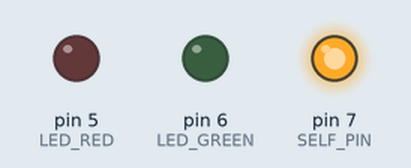
The sketch below on a simulated Arduino Uno, built with avr-gcc and run on an emulated ATmega328P. Shown: output pins drawn as LEDs (lit = HIGH). No radio packets arrive unless stated.

Above: at 0.1 s.
At 1.1 s:
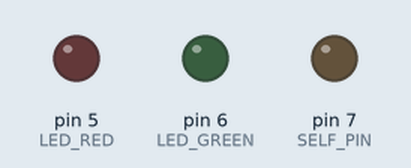
Timing chart, 0 to 2.6 s (numbered marks = the images above):
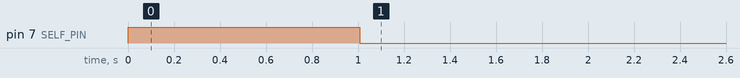

The sketch:

Auto-Modul.ino
```cpp
#include <SPI.h>
#include "RF24.h"

/* Radio */
#define CE_PIN   9
#define CSN_PIN 10

/* LEDs */
#define LED_RED 5
#define LED_GREEN 6

/* self maintaining */
#define SELF_PIN 7

RF24 radio(CE_PIN,CSN_PIN);

byte addresses[][6] = {"1Node","2Node"};
typedef enum { role_ping_out = 1, role_pong_back } role_e;                 // The various roles supported by this sketch
const char* role_friendly_name[] = { "invalid", "Ping out", "Pong back"};  // The debug-friendly names of those roles
role_e role = role_ping_out;                                               // The role of the current running sketch

byte carsIn = 0;


void setup(){

  pinMode(LED_RED, OUTPUT);
  pinMode(LED_GREEN, OUTPUT);
  pinMode(SELF_PIN, OUTPUT);
  pinMode(CE_PIN, OUTPUT);

  digitalWrite(SELF_PIN, HIGH);
  digitalWrite(LED_RED, LOW);
  digitalWrite(LED_GREEN, LOW);

  Serial.begin(115200);
  // Serial.println(F("Arduino Uno - Sending request from car"));
  // Serial.print(F("Initial carIn state:  "));
  //              Serial.print(carsIn);

  // Setup and configure radio
  radio.begin();
  radio.enableAckPayload();                     // Allow optional ack payloads
  radio.enableDynamicPayloads();                // Ack payloads are dynamic payloads

  radio.openWritingPipe(addresses[0]);
  radio.openReadingPipe(1,addresses[1]);

  radio.startListening();
}
void loop(void) {
 byte request = 42;

    // Radio is in ping mode

    radio.stopListening();                                  // First, stop listening so we can talk.
    // Serial.println(F("Now sending "));
    // unsigned long time = micros();                          // Record the current microsecond count

    if ( radio.write(&request,1) ){                         // Send the counter variable to the other radio
        if(!radio.available()){                             // If nothing in the buffer, we got an ack but it is blank
            // Serial.print(F("Got blank response. round-trip delay: "));
            // Serial.print(micros()-time);
            // Serial.println(F(" microseconds"));
        }else{
            while(radio.available() ){                      // If an ack with payload was received
                radio.read( &carsIn, 1 );                  // Read it, and display the response time
                // unsigned long timer = micros();

                if(carsIn == 1){ // car in garage
                  digitalWrite(LED_RED, HIGH);
                }
                else if(carsIn ==2){ // no car
                  digitalWrite(LED_GREEN, HIGH);
                }
                // Serial.print(F("Got personal response :) :) :) :)   "));
                // Serial.print(carsIn);
                // Serial.print(F(" round-trip delay: "));
                // Serial.print(timer-time);
                // Serial.println(F(" microseconds"));
            }
        }

    }else{
      //Serial.println(F("Sending failed."));
      }          // If no ack response, sending failed

  delay(1000);
  digitalWrite(LED_RED, LOW);
  digitalWrite(LED_GREEN, LOW);
  digitalWrite(SELF_PIN, LOW);
  delay(200);
}
```

Measured:
- by itself, pin 7 (SELF_PIN): HIGH → LOW at 1.0 s
